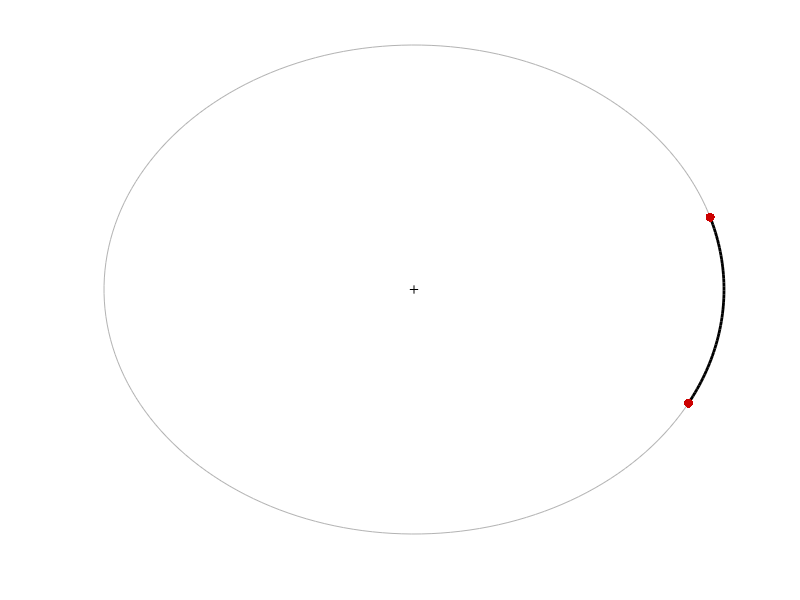

MATLAB code to generate this figure: (Note: this script raises an error after producing the figure.)
function demo_Riemannian_S1_interp02
% Interpolation on 1-sphere manifold (formulation with imaginary numbers, parameterization of x as angle)
%
% If this code is useful for your research, please cite the related publication:
% @article{Calinon20RAM,
% 	author="Calinon, S.",
% 	title="Gaussians on {R}iemannian Manifolds: Applications for Robot Learning and Adaptive Control",
% 	journal="{IEEE} Robotics and Automation Magazine ({RAM})",
% 	year="2020",
% 	pages=""
% }
% 
% Copyright (c) 2019 Idiap Research Institute, http://idiap.ch/
% Written by Sylvain Calinon, http://calinon.ch/
% 
% This file is part of PbDlib, http://www.idiap.ch/software/pbdlib/
% 
% PbDlib is free software: you can redistribute it and/or modify
% it under the terms of the GNU General Public License version 3 as
% published by the Free Software Foundation.
% 
% PbDlib is distributed in the hope that it will be useful,
% but WITHOUT ANY WARRANTY; without even the implied warranty of
% MERCHANTABILITY or FITNESS FOR A PARTICULAR PURPOSE. See the
% GNU General Public License for more details.
% 
% You should have received a copy of the GNU General Public License
% along with PbDlib. If not, see <http://www.gnu.org/licenses/>.

addpath('./m_fcts/');


%% Generate datapoints (parameterization as angle)
%%%%%%%%%%%%%%%%%%%%%%%%%%%%%%%%%%%%%%%%%%%%%%%%%%%%%%%%%%%%%%%%%%%%%%%%%%%
% x = (rand(1,2)-0.5) * 2*pi;
% x = [3.4, 2.9];
x = [.3, 5.8];


%% Geodesic interpolation (interpolation between two points can be computed in closed form)
%%%%%%%%%%%%%%%%%%%%%%%%%%%%%%%%%%%%%%%%%%%%%%%%%%%%%%%%%%%%%%%%%%%%%%%%%
nbData = 50; %Number of interpolation steps
w = linspace(0,1,nbData);
xi = zeros(1,nbData);
for t=1:nbData
	xi(t) = expmap(w(t) * logmap(x(2),x(1)), x(1));
end


%% 2D plot
%%%%%%%%%%%%%%%%%%%%%%%%%%%%%%%%%%%%%%%%%%%%%%%%%%%%%%%%%%%%%%%%%%%%%%%%%%%
figure('position',[10,10,1300,950]); hold on; axis off; 
t = linspace(0, 2*pi, 200);
plot(cos(t), sin(t), '-','color',[.7 .7 .7]);
plot(0,0,'k+');
u = logmap(x(2), x(1));
x = exp(x*1i);
xi = exp(xi*1i);
plot(real(xi), imag(xi), '-','linewidth',2,'color',[0 0 0]);
plot(real(x), imag(x), '.','markersize',20,'color',[.8 0 0]);
x = [real(x(1)); imag(x(1))];
xn = [-x(2); x(1)];
xn = xn .* u ./ norm(xn);
plot2DArrow(x, xn, [.8,0,0], 2, .04);
axis equal; 

% print('-dpng','graphs/demo_Riemannian_S1_interp01b.png');
pause;
close all;
end


%% Functions
%%%%%%%%%%%%%%%%%%%%%%%%%%%%%%%%%%%%%%%%%%%%%%%%%%%%%%%%%%%%%%%%%%%%%%%%%%%
function x = expmap(u,x0)
% 	x = exp(x0*1i) * exp(u*1i);
	x = x0 + u;
end

function u = logmap(x,x0)
% 	u = x - x0;
	u = imag(log(exp(x0*1i)' * exp(x*1i)));
end